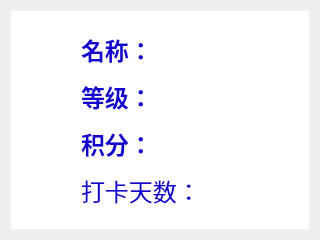
<?xml version="1.0" encoding="UTF-8"?>
<ui version="4.0">
 <class>Profile</class>
 <widget class="QWidget" name="Profile">
  <property name="geometry">
   <rect>
    <x>0</x>
    <y>0</y>
    <width>320</width>
    <height>240</height>
   </rect>
  </property>
  <property name="windowTitle">
   <string>Form</string>
  </property>
  <layout class="QVBoxLayout" name="verticalLayout_2">
   <item>
    <widget class="QWidget" name="widget" native="true">
     <property name="styleSheet">
      <string notr="true">background-color: rgb(255, 255, 255);
color: rgb(21, 0, 206);</string>
     </property>
     <layout class="QGridLayout" name="gridLayout">
      <item row="1" column="1">
       <widget class="QWidget" name="widget_3" native="true">
        <layout class="QVBoxLayout" name="verticalLayout_3">
         <item>
          <widget class="QLabel" name="name">
           <property name="font">
            <font>
             <pointsize>18</pointsize>
             <weight>75</weight>
             <bold>true</bold>
            </font>
           </property>
           <property name="text">
            <string>名称：</string>
           </property>
          </widget>
         </item>
         <item>
          <widget class="QLabel" name="level">
           <property name="font">
            <font>
             <pointsize>18</pointsize>
             <weight>75</weight>
             <bold>true</bold>
            </font>
           </property>
           <property name="text">
            <string>等级：</string>
           </property>
          </widget>
         </item>
         <item>
          <widget class="QLabel" name="score">
           <property name="font">
            <font>
             <pointsize>18</pointsize>
             <weight>75</weight>
             <bold>true</bold>
            </font>
           </property>
           <property name="text">
            <string>积分：</string>
           </property>
          </widget>
         </item>
         <item>
          <widget class="QLabel" name="checkDays">
           <property name="font">
            <font>
             <pointsize>18</pointsize>
            </font>
           </property>
           <property name="text">
            <string>打卡天数：</string>
           </property>
          </widget>
         </item>
        </layout>
       </widget>
      </item>
      <item row="1" column="2">
       <widget class="QWidget" name="widget_2" native="true">
        <layout class="QVBoxLayout" name="verticalLayout">
         <item>
          <widget class="QLabel" name="LableN">
           <property name="font">
            <font>
             <pointsize>18</pointsize>
             <weight>50</weight>
             <bold>false</bold>
            </font>
           </property>
           <property name="text">
            <string/>
           </property>
           <property name="alignment">
            <set>Qt::AlignCenter</set>
           </property>
          </widget>
         </item>
         <item>
          <widget class="QLabel" name="LableL">
           <property name="font">
            <font>
             <pointsize>18</pointsize>
            </font>
           </property>
           <property name="text">
            <string/>
           </property>
           <property name="alignment">
            <set>Qt::AlignCenter</set>
           </property>
          </widget>
         </item>
         <item>
          <widget class="QLabel" name="LableS">
           <property name="font">
            <font>
             <pointsize>18</pointsize>
            </font>
           </property>
           <property name="text">
            <string/>
           </property>
           <property name="alignment">
            <set>Qt::AlignCenter</set>
           </property>
          </widget>
         </item>
         <item>
          <widget class="QLabel" name="LableD">
           <property name="font">
            <font>
             <pointsize>18</pointsize>
            </font>
           </property>
           <property name="text">
            <string/>
           </property>
           <property name="alignment">
            <set>Qt::AlignCenter</set>
           </property>
          </widget>
         </item>
        </layout>
       </widget>
      </item>
      <item row="1" column="0">
       <spacer name="horizontalSpacer">
        <property name="orientation">
         <enum>Qt::Horizontal</enum>
        </property>
        <property name="sizeHint" stdset="0">
         <size>
          <width>40</width>
          <height>20</height>
         </size>
        </property>
       </spacer>
      </item>
      <item row="1" column="3">
       <spacer name="horizontalSpacer_2">
        <property name="orientation">
         <enum>Qt::Horizontal</enum>
        </property>
        <property name="sizeHint" stdset="0">
         <size>
          <width>40</width>
          <height>20</height>
         </size>
        </property>
       </spacer>
      </item>
     </layout>
    </widget>
   </item>
  </layout>
 </widget>
 <resources/>
 <connections/>
</ui>
